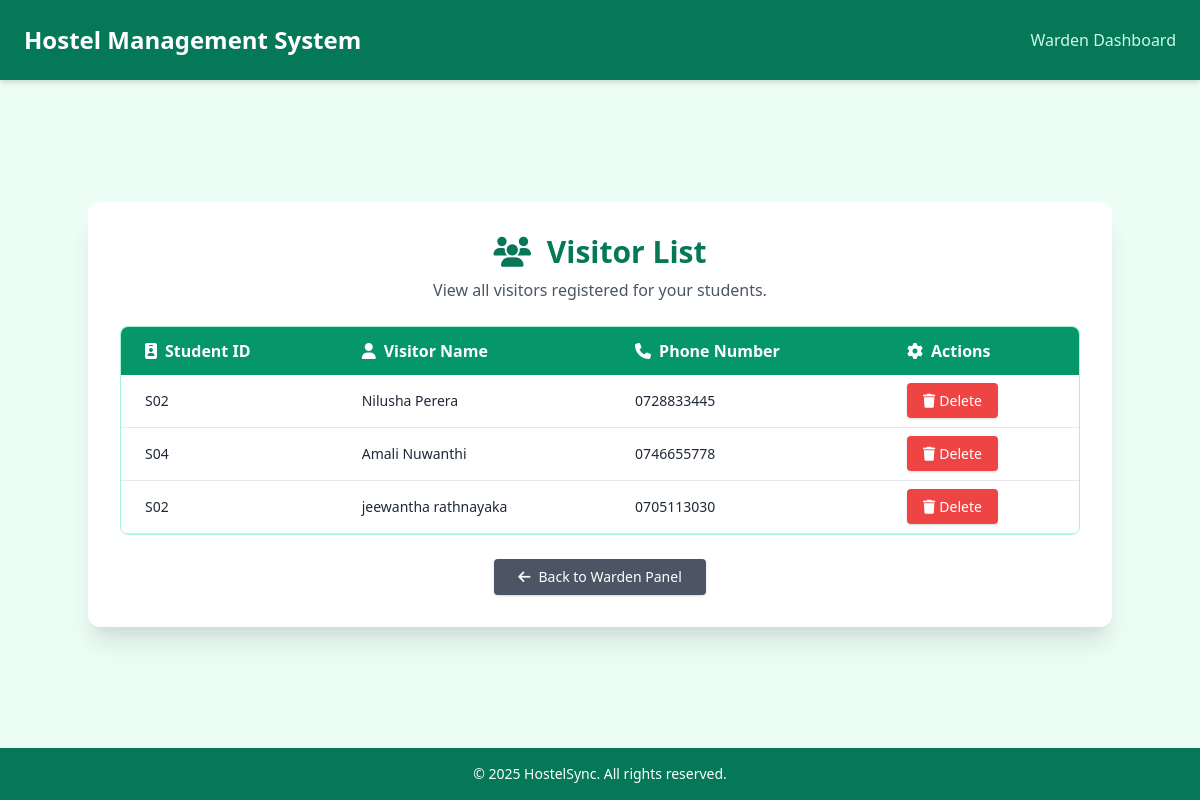
The page /view_visitors.php (signed in) on the database its author committed.
### tables this page shows
CREATE TABLE `visitor_log` (
  `Visitor_ID` int(11) NOT NULL,
  `Student_ID` varchar(10) DEFAULT NULL,
  `Visitor_name` varchar(100) DEFAULT NULL,
  `Phonenumber` varchar(15) DEFAULT NULL
);

### view_visitors.php (the view, shortened to what this page needs)
<?php
require 'db_connect.php';
$warden_id = $_SESSION['user_id'];
$sql = "
    SELECT v.Student_ID, v.Visitor_name, v.Phonenumber
    FROM visitor_log v
    JOIN student s ON v.Student_ID = s.ID
    WHERE s.Warden_ID = ?
";
$stmt = $conn->prepare($sql);
$stmt->bind_param("s", $warden_id);
$stmt->execute();
$result = $stmt->get_result();
?>
<!DOCTYPE html>
<html lang="en">
<head>
    <link href="https://cdn.jsdelivr.net/npm/tailwindcss@2.2.19/dist/tailwind.min.css" rel="stylesheet">
    <link rel="stylesheet" href="https://cdnjs.cloudflare.com/ajax/libs/font-awesome/6.4.0/css/all.min.css">
</head>
<body class="bg-green-50 min-h-screen flex flex-col">
    <header class="bg-green-700 text-white p-6 shadow-md flex justify-between items-center">
        <h1 class="text-2xl font-bold">Hostel Management System</h1>
        <span class="text-green-100 font-medium">Warden Dashboard</span>
    </header>
    <main class="flex-grow flex items-center justify-center px-4 py-8">
        <div class="bg-white rounded-xl shadow-xl p-8 w-full max-w-5xl">
            <div class="text-center mb-6">
                <h2 class="text-3xl font-bold text-green-700 mb-2">
                    <i class="fas fa-users mr-2"></i> Visitor List
                </h2>
                <p class="text-gray-600">View all visitors registered for your students.</p>
            </div>
            <div class="overflow-x-auto mt-6 rounded-lg border border-green-200">
                <table class="min-w-full table-auto">
                    <thead class="bg-green-600 text-white">
                        <tr>
                            <th class="px-6 py-3 text-left font-semibold"><i class="fas fa-id-badge mr-2"></i>Student ID</th>
                            <th class="px-6 py-3 text-left font-semibold"><i class="fas fa-user mr-2"></i>Visitor Name</th>
                            <th class="px-6 py-3 text-left font-semibold"><i class="fas fa-phone mr-2"></i>Phone Number</th>
                            <th class="px-6 py-3 text-left font-semibold"><i class="fas fa-cog mr-2"></i>Actions</th>
                        </tr>
                    </thead>
                    <tbody>
                        <?php if ($result->num_rows > 0): ?>
                            <?php while ($row = $result->fetch_assoc()): ?>
                                <tr class="hover:bg-green-50 border-b">
                                    <td class="px-6 py-4 text-sm text-gray-800"><?= htmlspecialchars($row['Student_ID']) ?></td>
                                    <td class="px-6 py-4 text-sm text-gray-800"><?= htmlspecialchars($row['Visitor_name']) ?></td>
                                    <td class="px-6 py-4 text-sm text-gray-800"><?= htmlspecialchars($row['Phonenumber']) ?></td>
                                    <td class="px-6 py-4 text-sm">
                                        <a href="delete_visitor.php?log_id=<?= htmlspecialchars($row['Student_ID']) ?>" class="bg-red-500 hover:bg-red-600 text-white px-4 py-2 rounded shadow text-sm" onclick="return confirm('Are you sure you want to delete this visitor record?');">
                                            <i class="fas fa-trash mr-1"></i>Delete
                                        </a>
                                    </td>
                                </tr>
                            <?php endwhile; ?>
                        <?php endif; ?>
                    </tbody>
                </table>
            </div>
            <div class="flex justify-center mt-6">
                <a href="warden_dashboard.php" class="bg-gray-600 hover:bg-gray-700 text-white px-6 py-2 rounded shadow text-sm">
                    <i class="fas fa-arrow-left mr-2"></i>Back to Warden Panel
                </a>
            </div>
        </div>
    </main>
    <footer class="bg-green-700 text-white text-center py-4 text-sm">
        &copy; <?= date('Y') ?> HostelSync. All rights reserved.
    </footer>
</body>
</html>

### rows shown on the page
visitor_log: Student_ID "S02", Visitor_name "Nilusha Perera", Phonenumber "0728833445"
visitor_log: Student_ID "S04", Visitor_name "Amali Nuwanthi", Phonenumber "0746655778"
visitor_log: Student_ID "S02", Visitor_name "jeewantha rathnayaka", Phonenumber "0705113030"
